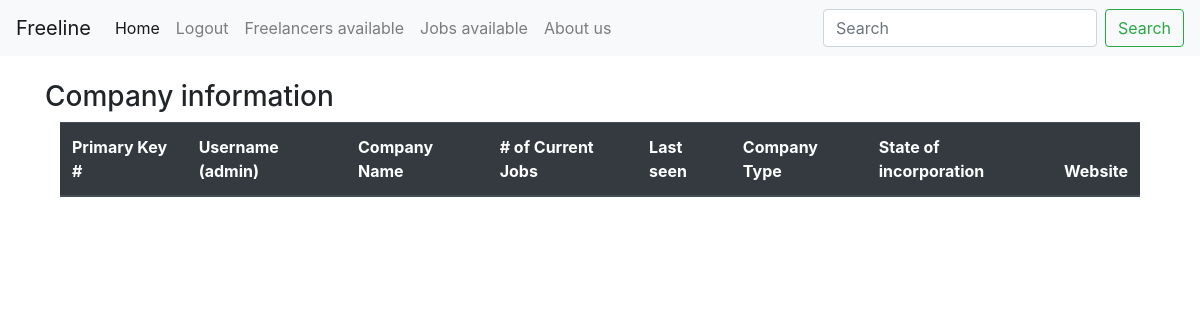
The page /admin/company_info (signed in) on the database as committed earlier.
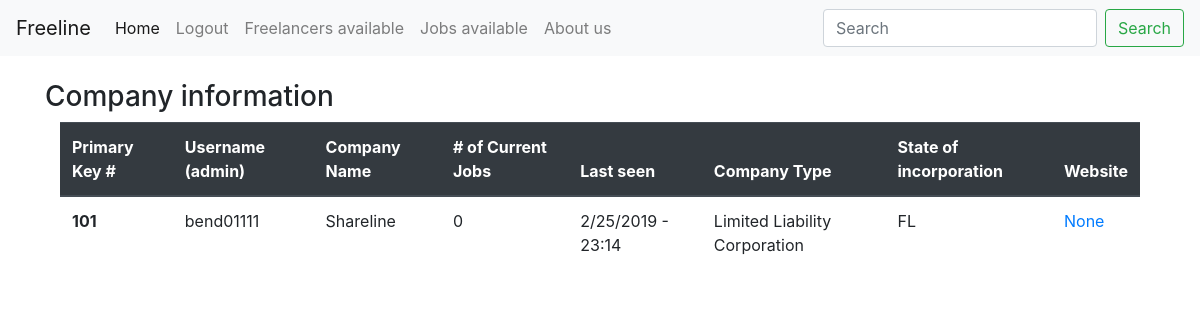
The same page on the database as committed later.
### app/models.py (models this page shows, shortened)
class User(db.Model, UserMixin):
    id = db.Column(db.Integer, primary_key=True)
    username = db.Column(db.String(64), index=True, unique=True)
    password = db.Column(db.String(64))
    first = db.Column(db.String(64), index=True)
    last = db.Column(db.String(64), index=True)
    registration_date = db.Column(db.DateTime, index=True)
    email = db.Column(db.String(64), index=True)
    hours_a_week = db.Column(db.String(64))
    occupation = db.Column(db.String(64), index=True, default='Developer')
    social_id = db.Column(db.String(64), nullable=True) #nullable?
    about_me = db.Column(db.String(1000))
    avatar_data = db.Column(db.String(400))
    last_seen = db.Column(db.DateTime, default=datetime.utcnow)
    startup = db.relationship('Startup', backref='admin', lazy='dynamic')
    jobs = db.relationship('Job', backref='freelancer', lazy='dynamic')
    resume = db.relationship('PastEmployments', backref='freelancer', lazy='dynamic')
    reviews = db.relationship('Reviews', backref='freelancer', lazy='dynamic')
    messages_sent = db.relationship('Message',
    foreign_keys='Message.sender_id', backref='sender', lazy='dynamic')
    messages_recieved = db.relationship('Message',
    foreign_keys='Message.recipient_id', backref='recipient', lazy='dynamic')
    last_message_read_time = db.Column(db.DateTime)
    roles = db.relationship('Role', secondary='user_roles')
    def employer(self):
        return ('Employer' in [role.name for role in self.roles])
    def freelancer(self):
        return ('Freelancer' in [role.name for role in self.roles])
    def admin(self):
        return ('Admin' in [role.name for role in self.roles])
    def info(self):
        if self.employer():
            return '<Employer {0}>'.format(self.username)
        elif self.freelancer():
            return '<Freelancer {0} {1}>'.format(self.first, self.last)
        else:
            return '<ROLE NOT ASSIGNED FOR {0}>'.format(self.username)
    __repr__ = info

class Startup(UserMixin, db.Model):
    id = db.Column(db.Integer, primary_key=True)
    company_name = db.Column(db.String(64), index=True, unique=True)
    founded_date = db.Column(db.DateTime, index=True, default=datetime.utcnow)
    website = db.Column(db.String(64), unique=True, index=True)
    email = db.Column(db.String(64), unique=True, index=True)
    """
    information that should be available to developers who
    are considering taking equity in the firm
    """
    access_to_financials = db.Column(db.Boolean) # this can be marked with a check mark
    previously_funded = db.Column(db.Boolean) # this can be marked with a check
    certificate_of_incorporation = db.Column(db.Boolean, default=True)
    state_of_incorporation = db.Column(db.String(64), default='Delaware')
    company_type = db.Column(db.String(64), default='C-Corp')
    taxID = db.Column(db.String(64), default='00-0000000')
    description = db.Column(db.String(1000))
    user_id = db.Column(db.Integer, db.ForeignKey('user.id'))
    logo_data = db.Column(db.String(400))
    jobs = db.relationship('Job', backref='company', lazy='dynamic')
    reviews = db.relationship('Reviews', backref='company', lazy='dynamic')
    def info(self):
        return "<Startup {0}>".format(self.company_name)
    __repr__ = info

### app/routes.py (the view)
@app.route('/admin/company_info')
@roles_required('Admin')
def company_info():
    page = request.args.get('page', 1, type=int)
    employers = User.query.filter(User.roles.any(name="Employer")).\
    order_by(User.last_seen.desc()).\
    paginate(page, app.config['COMPANIES_PER_PAGE_ADMIN'], False)
    next_url = (url_for('company_info', page=employers.next_num)\
    if employers.has_next else None)
    prev_url = (url_for('company_info', page=employers.prev_num)\
    if employers.has_prev else None)
    return render_template("admin/company_info.html",\
    employers = employers.items,\
    next_url=next_url, prev_url=prev_url)

### app/routes.py (called while the page is built)
@app.before_request
def before_request():
    if current_user.is_authenticated:
        current_user.last_seen = datetime.utcnow()
        db.session.commit()

### app/templates/admin/company_info.html
{% extends "base.html" %}
{% block content %}
<div class="container">
<div class="row"><br></div>
<div class="row"><h3>Company information</h3></div>
<table class="table">
  <thead class="thead-dark">
    <tr>
      <th scope="col">Primary Key #</th>
      <th scope="col">Username (admin)</th>
      <th scope="col">Company Name</th>
      <th scope="col"># of Current Jobs</th>
      <th scope="col">Last seen</th>
      <th scope="col">Company Type</th>
      <th scope="col">State of incorporation</th>
      <th scope="col">Website</th>
    </tr>
    </thead>
      <tbody>
        {% for employer in employers %}
        <tr>
        <th scope="row">{{ employer.startup.first().id }}</th>
        <td> {{ employer.username }}</td>
        <td> {{ employer.startup.first().company_name }} </td>
        <td> {{ employer.startup.first().jobs.count() }} </td>
        <td> {{ employer.last_seen.month }}/{{ employer.last_seen.day }}/{{ employer.last_seen.year }} - {{ employer.last_seen.hour }}:{{ employer.last_seen.minute }}</td>
        <td> {{ employer.startup.first().company_type }} </td>
        <td> {{ employer.startup.first().state_of_incorporation }}</td>
        <td><a href="{{ employer.startup.website }}"> {{ employer.startup.first().website}}</a></td>
        </tr>
        {% endfor %}
      </tbody>
</table>
</div>
{% endblock content %}

### app/templates/base.html (shortened to what this page needs)
<!doctype html>
<html lang="en">
<head>
  <link rel="stylesheet" href="https://stackpath.bootstrapcdn.com/bootstrap/4.3.1/css/bootstrap.min.css">
  <link rel="stylesheet" href="https://cdnjs.cloudflare.com/ajax/libs/bootstrap-social/4.12.0/bootstrap-social.min.css">
  <link rel="stylesheet" href="https://use.fontawesome.com/releases/v5.7.2/css/brands.css">
{% block navbar %}
<nav class="navbar navbar-expand-lg navbar-light bg-light" style="background-color: #1E90FF;">
  <a class="navbar-brand" href="{{ url_for('index') }}">
    Freeline</a>
  <div class="collapse navbar-collapse" id="navbarSupportedContent">
    <ul class="navbar-nav mr-auto">
      <li class="nav-item active">
        <a class="nav-link" href="{{ url_for('index') }}">Home <span class="sr-only">(current)</span></a>
      </li>
      {% if current_user.is_anonymous %}
      <li class="nav-item">
        <a class="nav-link" href="{{ url_for('login') }}">Login</a>
      </li>
      {% else %}
      <li class="nav-item">
        <a class="nav-link" href="{{ url_for('logout') }}">Logout</a>
      </li>
      {% endif %}
<li class="nav-item">
  <a class="nav-link" href="{{ url_for('freelancers_available')}}">Freelancers available</a>
</li>
<li class="nav-item">
  <a class="nav-link" href="{{ url_for('jobs_available')}}">Jobs available</a>
</li>
<li class="nav-item">
  <a class="nav-link" href="{{ url_for('about_us')}}">About us</a>
</li>
    </ul>
    <form class="form-inline my-2 my-lg-0">
      <input class="form-control mr-sm-2" type="search" placeholder="Search" aria-label="Search">
      <button class="btn btn-outline-success my-2 my-sm-0" type="submit">Search</button>
    </form>
  </div>
</nav>
{% endblock %}
<div class="container">
{% block content %}{% endblock %}
</div>

Rows that differ between the two databases and show on the page:
added User: startup.first "101", username "bend01111", startup.first "Shareline", startup.first "0", last_seen.month "2", last_seen.day "25", last_seen.year "2019", last_seen.hour "23", last_seen.minute "14", startup.first "Limited Liability Corporation", startup.first "FL", startup.first "None"
